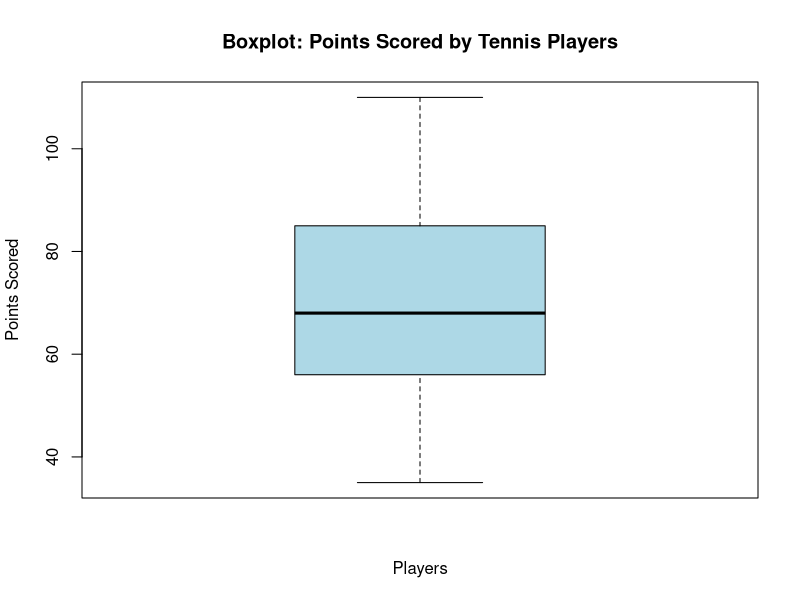

Recreate this plot in R.
#192210682 Niranjan R
points_scored <- c(35, 42, 48, 52, 56, 60, 62, 65, 68, 72, 76, 80, 85, 88, 92, 100, 110)
boxplot(points_scored, main = "Boxplot: Points Scored by Tennis Players",
        xlab = "Players", ylab = "Points Scored", col = "lightblue", border = "black")
